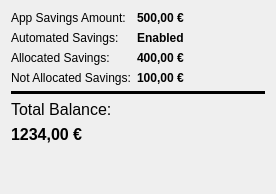
<?xml version="1.0" encoding="UTF-8"?>
<ui version="4.0">
 <class>AppDataOverviewWidget</class>
 <widget class="QWidget" name="AppDataOverviewWidget">
  <property name="geometry">
   <rect>
    <x>0</x>
    <y>0</y>
    <width>276</width>
    <height>194</height>
   </rect>
  </property>
  <property name="windowTitle">
   <string>Form</string>
  </property>
  <layout class="QVBoxLayout" name="verticalLayout">
   <item>
    <layout class="QFormLayout" name="formLayout">
     <item row="0" column="0">
      <widget class="QLabel" name="label">
       <property name="text">
        <string>App Savings Amount:</string>
       </property>
      </widget>
     </item>
     <item row="0" column="1">
      <widget class="QLabel" name="label_savings_amount">
       <property name="font">
        <font>
         <bold>true</bold>
        </font>
       </property>
       <property name="text">
        <string>500,00 €</string>
       </property>
      </widget>
     </item>
     <item row="1" column="0">
      <widget class="QLabel" name="label_3">
       <property name="text">
        <string>Automated Savings:</string>
       </property>
      </widget>
     </item>
     <item row="1" column="1">
      <widget class="QLabel" name="label_automated_savings_active_state">
       <property name="font">
        <font>
         <bold>true</bold>
        </font>
       </property>
       <property name="text">
        <string>Enabled</string>
       </property>
      </widget>
     </item>
     <item row="2" column="0">
      <widget class="QLabel" name="label_5">
       <property name="text">
        <string>Allocated Savings:</string>
       </property>
      </widget>
     </item>
     <item row="2" column="1">
      <widget class="QLabel" name="label_allocated_savings">
       <property name="font">
        <font>
         <bold>true</bold>
        </font>
       </property>
       <property name="text">
        <string>400,00 €</string>
       </property>
      </widget>
     </item>
     <item row="3" column="0">
      <widget class="QLabel" name="label_7">
       <property name="text">
        <string>Not Allocated Savings:</string>
       </property>
      </widget>
     </item>
     <item row="3" column="1">
      <widget class="QLabel" name="label_not_allocated_savings">
       <property name="font">
        <font>
         <bold>true</bold>
        </font>
       </property>
       <property name="text">
        <string>100,00 €</string>
       </property>
      </widget>
     </item>
    </layout>
   </item>
   <item>
    <widget class="Line" name="line">
     <property name="styleSheet">
      <string notr="true">padding: 0px;
margin: 0px;
background-color: black;
color: black;</string>
     </property>
     <property name="orientation">
      <enum>Qt::Orientation::Horizontal</enum>
     </property>
    </widget>
   </item>
   <item>
    <widget class="QLabel" name="label_9">
     <property name="font">
      <font>
       <pointsize>12</pointsize>
       <bold>false</bold>
      </font>
     </property>
     <property name="text">
      <string>Total Balance:</string>
     </property>
     <property name="alignment">
      <set>Qt::AlignmentFlag::AlignLeading|Qt::AlignmentFlag::AlignLeft|Qt::AlignmentFlag::AlignVCenter</set>
     </property>
    </widget>
   </item>
   <item>
    <widget class="QLabel" name="label_total_balance">
     <property name="font">
      <font>
       <pointsize>12</pointsize>
       <bold>true</bold>
      </font>
     </property>
     <property name="text">
      <string>1234,00 €</string>
     </property>
     <property name="alignment">
      <set>Qt::AlignmentFlag::AlignLeading|Qt::AlignmentFlag::AlignLeft|Qt::AlignmentFlag::AlignVCenter</set>
     </property>
    </widget>
   </item>
   <item>
    <spacer name="verticalSpacer">
     <property name="orientation">
      <enum>Qt::Orientation::Vertical</enum>
     </property>
     <property name="sizeType">
      <enum>QSizePolicy::Policy::MinimumExpanding</enum>
     </property>
     <property name="sizeHint" stdset="0">
      <size>
       <width>0</width>
       <height>0</height>
      </size>
     </property>
    </spacer>
   </item>
  </layout>
 </widget>
 <resources/>
 <connections/>
</ui>
